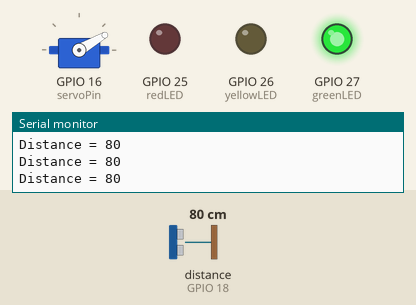
Recording of a sketch running on a simulated ESP32. Shown: servo, output pins drawn as LEDs (lit = HIGH), the last lines printed to the serial monitor. Wiring (inferred from the names in the program): ultrasonic range finder: trigger GPIO 17; echo GPIO 18. Inputs (shaded band) come from the test bench; at power-on: distance to the obstacle (sensor on GPIO 18) 80 cm. The echo pulse lasts 58.3 µs per cm; pins used as bus, display or sensor lines are not drawn.

Above: at 2.2 s.
2.3 s: distance to the obstacle (sensor on GPIO 18) set to 97 cm
3.8 s: distance to the obstacle (sensor on GPIO 18) set to 105 cm
At 4.9 s:
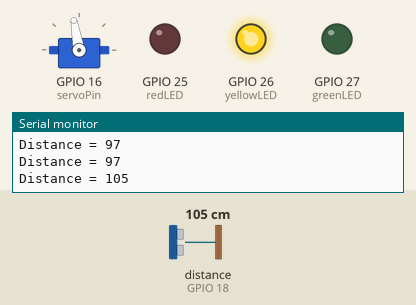
6.8 s: distance to the obstacle (sensor on GPIO 18) set to 2 cm
At 7.9 s:
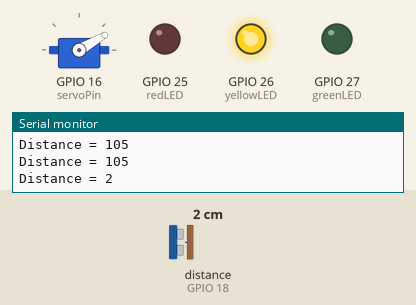
9.7 s: distance to the obstacle (sensor on GPIO 18) set to 120 cm
At 12.6 s:
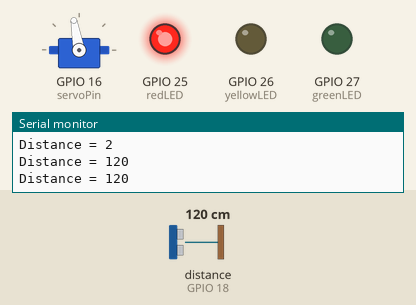
12.7 s: distance to the obstacle (sensor on GPIO 18) set to 4 cm
At 13.89 s:
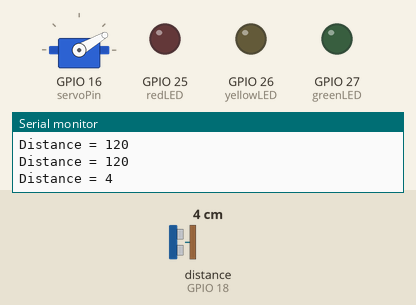
Timing chart, 0 to 15.7 s (numbered marks = the images above; inputs shaded):
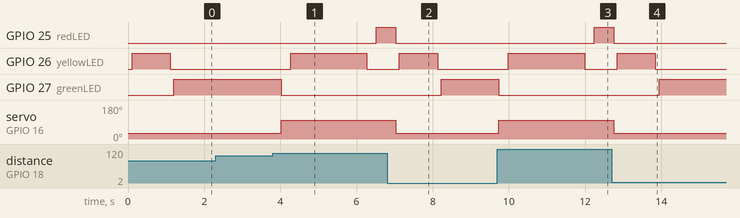

The sketch:

ESP32_Traffic_Light.ino
```cpp
#include <ESP32Servo.h>

Servo servoMotor;

int pos = 0;
int prev_pos = 0;
int min_pos = 30;
int max_pos = 100;
int servoPin = 16;
const int trigPin = 17;
const int echoPin = 18;
const int redLED = 25;
const int yellowLED = 26;
const int greenLED = 27;
long duration;
int distance;

void setup() {
  Serial.begin(9600);
	ESP32PWM::allocateTimer(0);
	ESP32PWM::allocateTimer(1);
	ESP32PWM::allocateTimer(2);
	ESP32PWM::allocateTimer(3);
	servoMotor.setPeriodHertz(50);
  pinMode(trigPin, OUTPUT);
  pinMode(echoPin, INPUT);
  pinMode(redLED, OUTPUT);
  pinMode(yellowLED, OUTPUT);
  pinMode(greenLED, OUTPUT);
  servoMotor.attach(servoPin);
  servoMotor.write(0);

	servoMotor.attach(servoPin, 500, 2500);

}

void loop() {
  digitalWrite(trigPin, LOW);
  delayMicroseconds(2);
  digitalWrite(trigPin, HIGH);
  delayMicroseconds(10);
  digitalWrite(trigPin, LOW);

  duration = pulseIn(echoPin, HIGH);
  distance = duration * 0.0344 / 2;
  Serial.print("Distance = ");
  Serial.println(distance);

  if (distance > 100) {
    if (prev_pos != max_pos){
      servoMotor.write(max_pos);
      prev_pos = max_pos;
      digitalWrite(greenLED, LOW);
      delay(250);
      digitalWrite(yellowLED, HIGH);
      delay(2000);
      digitalWrite(yellowLED, LOW);
      delay(250);
      digitalWrite(redLED, HIGH);
      //trafficLightControl(4, 1, 0);
    }
  } else {
    if(prev_pos != min_pos){
      servoMotor.write(min_pos);
      prev_pos = min_pos;
      digitalWrite(redLED, LOW);
      delay(100);
      digitalWrite(yellowLED, HIGH);
      delay(1000);
      digitalWrite(yellowLED, LOW);
      delay(100);
      digitalWrite(greenLED, HIGH);
      //trafficLightControl(0, 1, 4);
    }
  }
  delay(250);
}

void trafficLightControl(int redDuration, int yellowDuration, int greenDuration) {
  delay(redDuration * 250);
  digitalWrite(redLED, LOW);

  digitalWrite(yellowLED, HIGH);
  delay(yellowDuration * 250);
  digitalWrite(yellowLED, LOW);

  digitalWrite(greenLED, HIGH);
  delay(greenDuration * 250);
  digitalWrite(greenLED, LOW);
}
```

Measured:
- the behaviour switches between 100 and 101 cm on distance to the obstacle (sensor on GPIO 18) (found by bisection; images 0 and 1)
- after the input at 3.8 s, GPIO 25 (redLED): LOW → HIGH after 2.7 s; GPIO 26 (yellowLED): LOW → HIGH after 0.47 s, → LOW 2.0 s later; GPIO 27 (greenLED): HIGH → LOW after 0.22 s; servo on GPIO 16 (servoPin): 30° → 100° after 0.22 s
- after the input at 6.8 s, GPIO 25 (redLED): HIGH → LOW after 0.23 s; GPIO 26 (yellowLED): LOW → HIGH after 0.33 s, → LOW 1.0 s later; GPIO 27 (greenLED): LOW → HIGH after 1.4 s; servo on GPIO 16 (servoPin): 100° → 30° after 0.23 s
- after the input at 9.7 s, GPIO 25 (redLED): LOW → HIGH after 2.5 s; GPIO 26 (yellowLED): LOW → HIGH after 0.29 s, → LOW 2.0 s later; GPIO 27 (greenLED): HIGH → LOW at once; servo on GPIO 16 (servoPin): 30° → 100° at once
- after the input at 12.7 s, GPIO 25 (redLED): HIGH → LOW after 0.05 s; GPIO 26 (yellowLED): LOW → HIGH after 0.15 s, → LOW 1.0 s later; GPIO 27 (greenLED): LOW → HIGH after 1.2 s; servo on GPIO 16 (servoPin): 100° → 30° after 0.05 s
